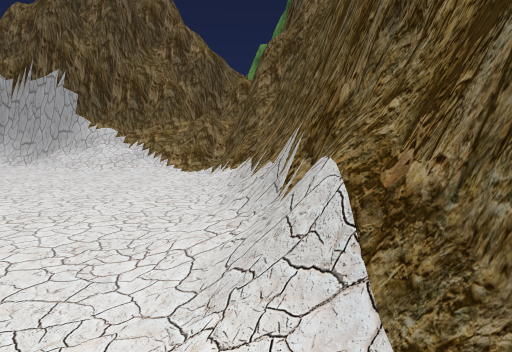
[1] (above)

24 first-person views from a walk through a Unity game level. The camera is 1.4 m above the floor, tilts 6° down and sees 70° across. The floor is counted in squares, 2 m on a side. Each view is taken from the middle of a square. On the plan, view 1 faces up. The plan holds only what a view shows up to about 11 squares ahead; the rest is blank. The place goes on beyond the plan. The player is left out. Some surface patterns are stand-ins.

[2]
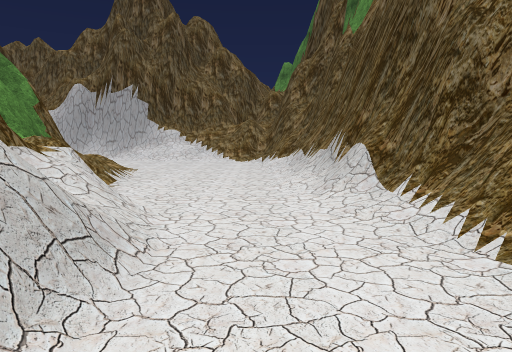

[3]
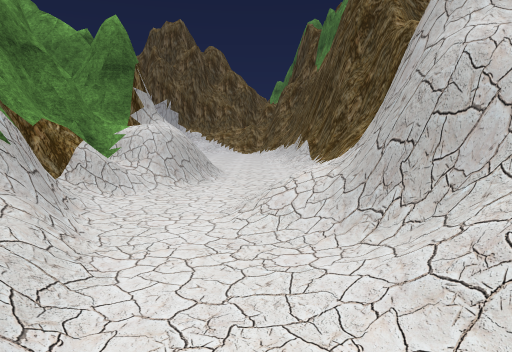

[4]
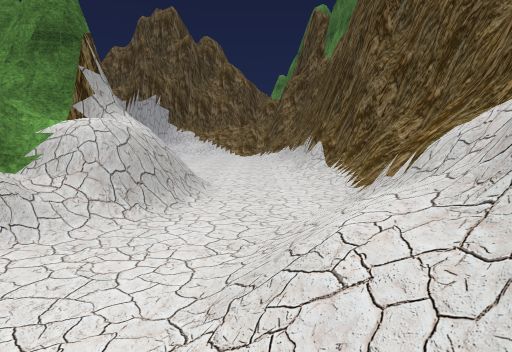

[5]
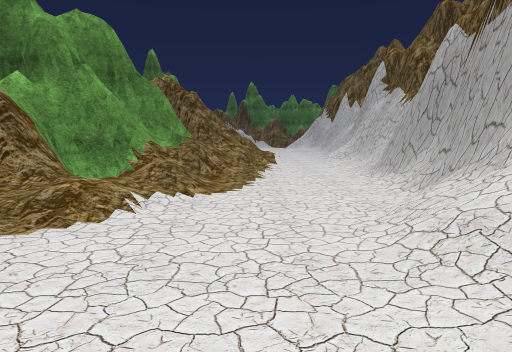

[6]
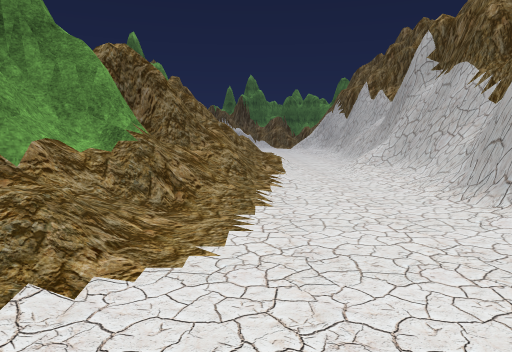

[7]
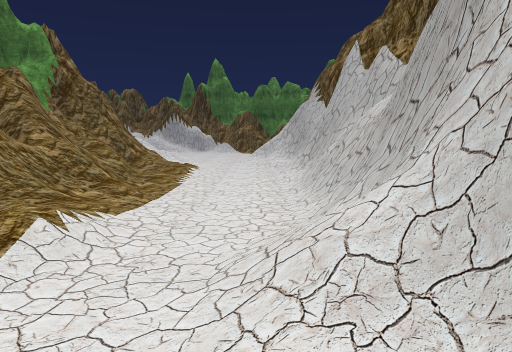

[8]
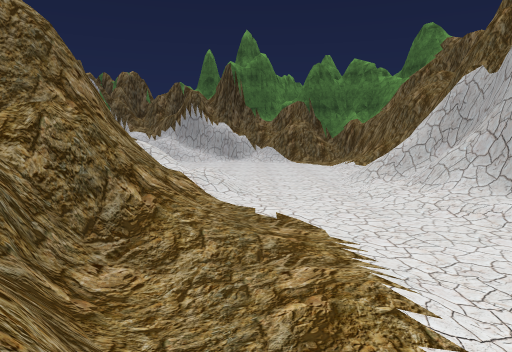

[9]
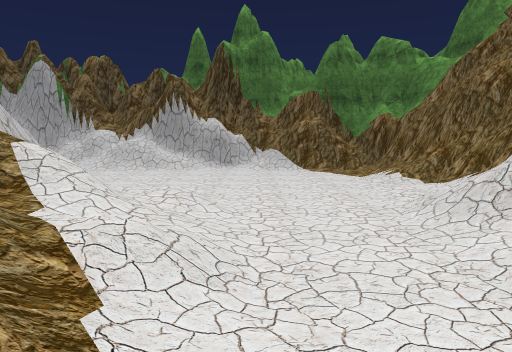

[10]
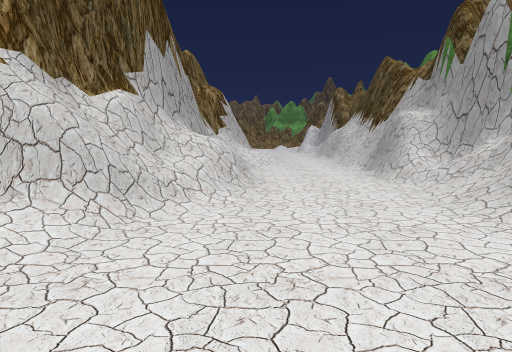

[11]
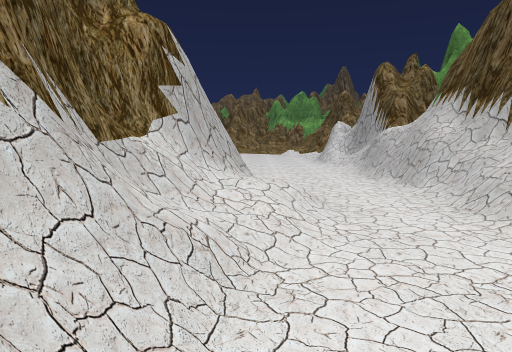

[12]
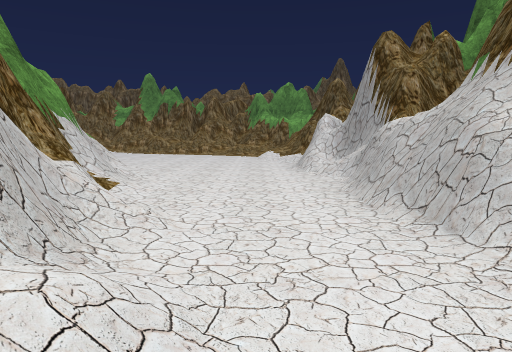

[13]
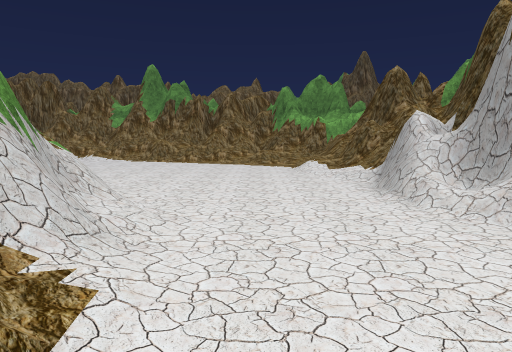

[14]
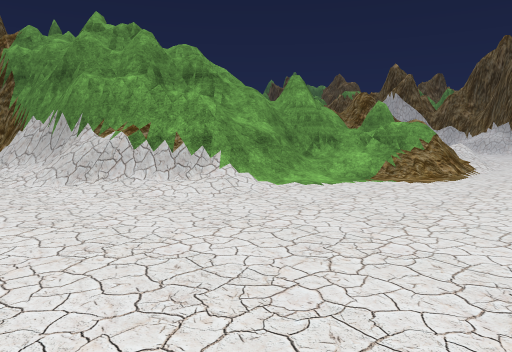

[15]
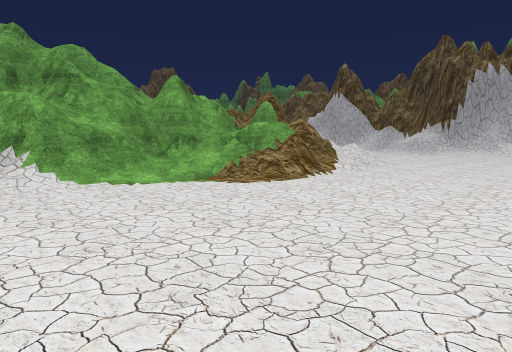

[16]
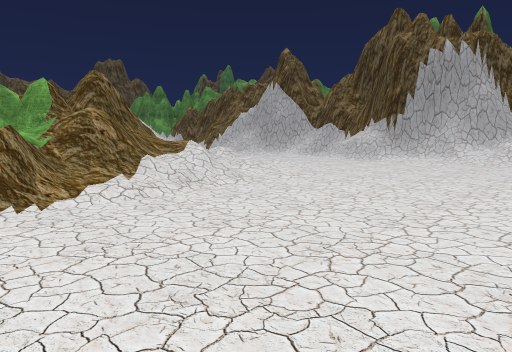

[17]
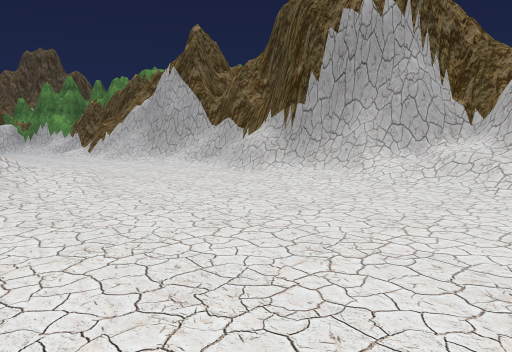

[18]
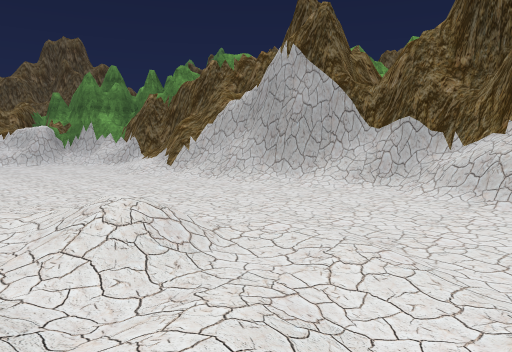

[19]
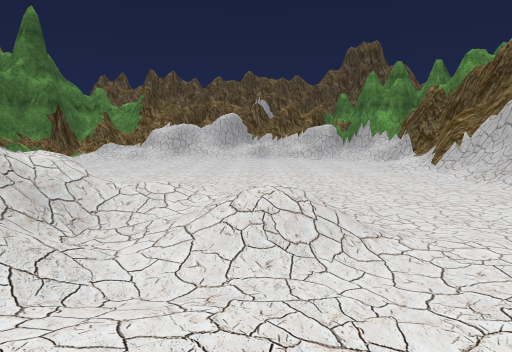

[20]
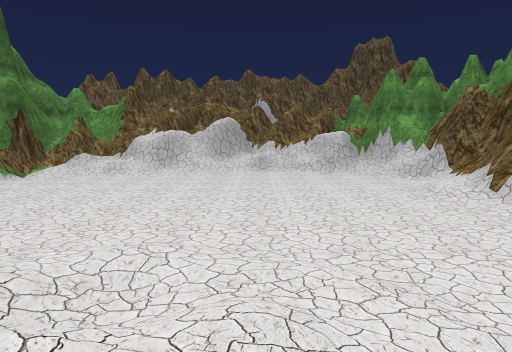

[21]
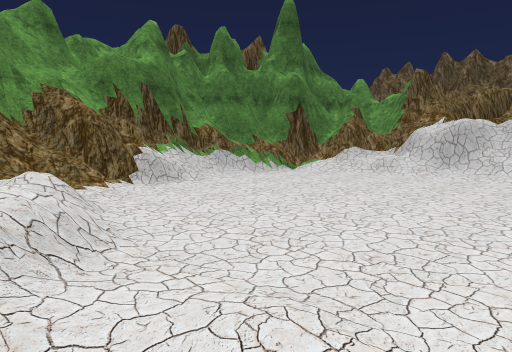

[22]
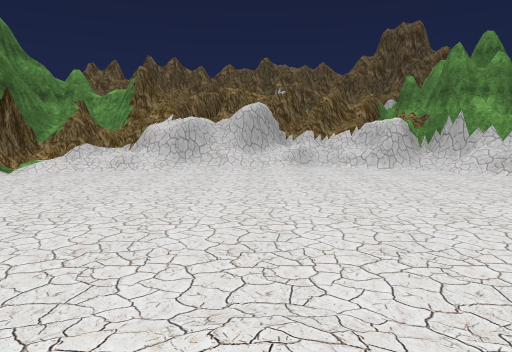

[23]
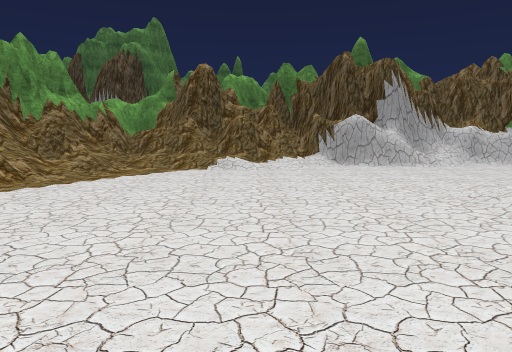

[24]
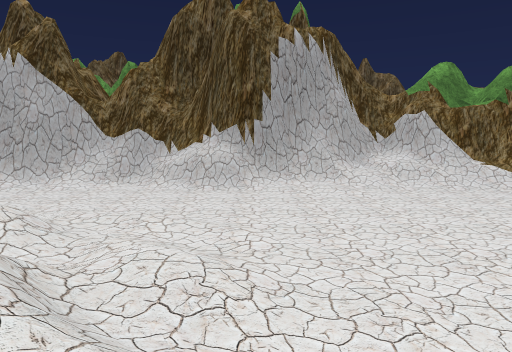

### Floor plan
Key: @ floor where view 1 was taken; # wall or solid block; . main floor; : floor 0.25 m higher than the main floor; + floor 0.5 m higher than the main floor; * floor 0.75 m higher than the main floor; % floor 1 m higher than the main floor; & floor 1.25 m higher than the main floor; / step, stairs or slope; = window, fence, low wall or low ledge.
Columns run from 29 left of view 1 to 1 right of it. Each row starts with its distance up from view 1.
 11 ########
 10 #/////########################
  9 #/....//:........//..//////==#
  8 #/.......................////#
  7 #........::::////+///......./#
  6 #.....+///===/=#===##=//.....#
  5 #....:+/ ##==##### ####///...#
  4 #/../##  ###### #  ######:...##
  3 %.../##  ######==#=##   ##...##
  2 %..//#   ###=#/##=###    #.../#
  1 #../##   ##=/=////####   #=../#
  0 #...#    #//......../#   ##/.@#
 -1 #../#   ##/.........=#   ##=..#
 -2 #../##  ##........../##  ###./#
 -3 #../##   #........../##  #=/./#
 -4 #../#    #/........./#   #/.//#
 -5 #../#   ##/........./#   ##./##
 -6 #...##  ##/........./#    #/.##
 -7 #.../#  ###///.:..../#     /.+
 -8 #.../#####== //.:....##     .
 -9 #..../####=###/*/....##
-10 ##.../==###=##///:...=#
-11 ##..../=//=##////:...##
-12 #........//=////.....##
-13 #:......../=/........##
-14 #/.................../##
-15 #/.................../&#
-16 #/.................../##
-17 ##//..... .... .... //#

Positions as (right, up) in squares from view 1, and headings:
1: (0, 0), facing up
2: (-1, -3), facing up
3: (-1, -8), facing up
4: (-1, -6), facing up
5: (-1, 7), facing left
6: (-4, 7), facing left
7: (-10, 9), facing left
8: (-16, 7), facing left
9: (-19, 7), facing left
10: (-26, 7), facing down
11: (-26, 1), facing down
12: (-27, -2), facing down
13: (-26, -5), facing down
14: (-26, -15), facing up-right
15: (-24, -17), facing up-right
16: (-19, -17), facing up-right
17: (-14, -17), facing up-right
18: (-14, -12), facing up-right
19: (-13, -12), facing up
20: (-13, -10), facing up
21: (-13, -8), facing up-left
22: (-14, -8), facing up
23: (-19, -14), facing left
24: (-16, -12), facing right
